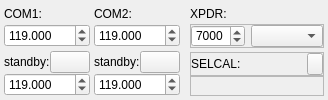
<?xml version="1.0" encoding="UTF-8"?>
<ui version="4.0">
 <class>CCockpitMainComponent</class>
 <widget class="QFrame" name="CCockpitMainComponent">
  <property name="windowTitle">
   <string>Cockpit COM</string>
  </property>
  <property name="lineWidth">
   <number>0</number>
  </property>
  <layout class="QHBoxLayout" name="hl_Cockpit" stretch="1,2">
   <property name="leftMargin">
    <number>2</number>
   </property>
   <property name="topMargin">
    <number>2</number>
   </property>
   <property name="rightMargin">
    <number>2</number>
   </property>
   <property name="bottomMargin">
    <number>2</number>
   </property>
   <item>
    <widget class="QFrame" name="fr_Com">
     <property name="frameShape">
      <enum>QFrame::NoFrame</enum>
     </property>
     <property name="frameShadow">
      <enum>QFrame::Plain</enum>
     </property>
     <property name="lineWidth">
      <number>0</number>
     </property>
     <layout class="QGridLayout" name="gl_Com">
      <property name="leftMargin">
       <number>2</number>
      </property>
      <property name="topMargin">
       <number>2</number>
      </property>
      <property name="rightMargin">
       <number>2</number>
      </property>
      <property name="bottomMargin">
       <number>2</number>
      </property>
      <property name="spacing">
       <number>4</number>
      </property>
      <item row="0" column="1">
       <widget class="QWidget" name="qw_ComPanelCom2Active" native="true">
        <layout class="QGridLayout" name="gl_ComPanelCom2Active">
         <property name="leftMargin">
          <number>0</number>
         </property>
         <property name="topMargin">
          <number>0</number>
         </property>
         <property name="rightMargin">
          <number>0</number>
         </property>
         <property name="bottomMargin">
          <number>0</number>
         </property>
         <property name="spacing">
          <number>0</number>
         </property>
         <item row="0" column="0">
          <widget class="QLabel" name="lbl_ComPanelCom2Active">
           <property name="sizePolicy">
            <sizepolicy hsizetype="Preferred" vsizetype="Preferred">
             <horstretch>0</horstretch>
             <verstretch>0</verstretch>
            </sizepolicy>
           </property>
           <property name="text">
            <string>COM2:</string>
           </property>
           <property name="buddy">
            <cstring>qw_ComPanelCom2Active</cstring>
           </property>
          </widget>
         </item>
         <item row="1" column="0" colspan="2">
          <widget class="QDoubleSpinBox" name="ds_ComPanelCom2Active">
           <property name="decimals">
            <number>3</number>
           </property>
           <property name="minimum">
            <double>118.000000000000000</double>
           </property>
           <property name="maximum">
            <double>136.974999999999994</double>
           </property>
           <property name="singleStep">
            <double>0.025000000000000</double>
           </property>
           <property name="value">
            <double>119.000000000000000</double>
           </property>
          </widget>
         </item>
         <item row="0" column="1" alignment="Qt::AlignHCenter">
          <widget class="BlackGui::CLedWidget" name="led_ComPanelCom2" native="true"/>
         </item>
        </layout>
       </widget>
      </item>
      <item row="1" column="0">
       <widget class="QWidget" name="qw_ComPanelCom1Standby" native="true">
        <layout class="QGridLayout" name="gl_ComPanelCom1Standby">
         <property name="leftMargin">
          <number>0</number>
         </property>
         <property name="topMargin">
          <number>0</number>
         </property>
         <property name="rightMargin">
          <number>0</number>
         </property>
         <property name="bottomMargin">
          <number>0</number>
         </property>
         <property name="spacing">
          <number>0</number>
         </property>
         <item row="0" column="0">
          <widget class="QLabel" name="lbl_ComPanelCom1Standby">
           <property name="text">
            <string>standby:</string>
           </property>
          </widget>
         </item>
         <item row="1" column="0" colspan="2">
          <widget class="QDoubleSpinBox" name="ds_ComPanelCom1Standby">
           <property name="decimals">
            <number>3</number>
           </property>
           <property name="minimum">
            <double>118.000000000000000</double>
           </property>
           <property name="maximum">
            <double>136.974999999999994</double>
           </property>
           <property name="singleStep">
            <double>0.025000000000000</double>
           </property>
           <property name="value">
            <double>119.000000000000000</double>
           </property>
          </widget>
         </item>
         <item row="0" column="1" alignment="Qt::AlignHCenter">
          <widget class="QPushButton" name="pb_ComPanelCom1Toggle">
           <property name="toolTip">
            <string>Toggle COM 1 standby/active</string>
           </property>
           <property name="text">
            <string/>
           </property>
           <property name="icon">
            <iconset resource="../../blackmisc/blackmisc.qrc">
             <normaloff>:/diagona/icons/diagona/icons/arrow-circle-double-135.png</normaloff>:/diagona/icons/diagona/icons/arrow-circle-double-135.png</iconset>
           </property>
          </widget>
         </item>
        </layout>
       </widget>
      </item>
      <item row="0" column="0">
       <widget class="QWidget" name="qw_ComPanelCom1Active" native="true">
        <layout class="QGridLayout" name="gl_ComPanelCom1Active">
         <property name="leftMargin">
          <number>0</number>
         </property>
         <property name="topMargin">
          <number>0</number>
         </property>
         <property name="rightMargin">
          <number>0</number>
         </property>
         <property name="bottomMargin">
          <number>0</number>
         </property>
         <property name="spacing">
          <number>0</number>
         </property>
         <item row="0" column="0">
          <widget class="QLabel" name="lbl_ComPanelCom1Active">
           <property name="sizePolicy">
            <sizepolicy hsizetype="Preferred" vsizetype="Preferred">
             <horstretch>0</horstretch>
             <verstretch>0</verstretch>
            </sizepolicy>
           </property>
           <property name="text">
            <string>COM1:</string>
           </property>
           <property name="buddy">
            <cstring>qw_ComPanelCom1Active</cstring>
           </property>
          </widget>
         </item>
         <item row="1" column="0" colspan="2">
          <widget class="QDoubleSpinBox" name="ds_ComPanelCom1Active">
           <property name="decimals">
            <number>3</number>
           </property>
           <property name="minimum">
            <double>118.000000000000000</double>
           </property>
           <property name="maximum">
            <double>136.974999999999994</double>
           </property>
           <property name="singleStep">
            <double>0.025000000000000</double>
           </property>
           <property name="value">
            <double>119.000000000000000</double>
           </property>
          </widget>
         </item>
         <item row="0" column="1" alignment="Qt::AlignHCenter">
          <widget class="BlackGui::CLedWidget" name="led_ComPanelCom1" native="true"/>
         </item>
        </layout>
       </widget>
      </item>
      <item row="1" column="1">
       <widget class="QWidget" name="qw_ComPanelCom2Standby" native="true">
        <layout class="QGridLayout" name="gl_ComPanelCom2Standby">
         <property name="leftMargin">
          <number>0</number>
         </property>
         <property name="topMargin">
          <number>0</number>
         </property>
         <property name="rightMargin">
          <number>0</number>
         </property>
         <property name="bottomMargin">
          <number>0</number>
         </property>
         <property name="spacing">
          <number>0</number>
         </property>
         <item row="0" column="0">
          <widget class="QLabel" name="lbl_ComPanelCom2Standby">
           <property name="sizePolicy">
            <sizepolicy hsizetype="Preferred" vsizetype="Preferred">
             <horstretch>0</horstretch>
             <verstretch>0</verstretch>
            </sizepolicy>
           </property>
           <property name="text">
            <string>standby:</string>
           </property>
          </widget>
         </item>
         <item row="0" column="1" alignment="Qt::AlignHCenter">
          <widget class="QPushButton" name="pb_ComPanelCom2Toggle">
           <property name="toolTip">
            <string>Toggle COM 2 standby/active</string>
           </property>
           <property name="text">
            <string/>
           </property>
           <property name="icon">
            <iconset resource="../../blackmisc/blackmisc.qrc">
             <normaloff>:/diagona/icons/diagona/icons/arrow-circle-double-135.png</normaloff>:/diagona/icons/diagona/icons/arrow-circle-double-135.png</iconset>
           </property>
          </widget>
         </item>
         <item row="1" column="0" colspan="2">
          <widget class="QDoubleSpinBox" name="ds_ComPanelCom2Standby">
           <property name="decimals">
            <number>3</number>
           </property>
           <property name="minimum">
            <double>118.000000000000000</double>
           </property>
           <property name="maximum">
            <double>136.974999999999994</double>
           </property>
           <property name="singleStep">
            <double>0.025000000000000</double>
           </property>
           <property name="value">
            <double>119.000000000000000</double>
           </property>
          </widget>
         </item>
        </layout>
       </widget>
      </item>
     </layout>
    </widget>
   </item>
   <item>
    <widget class="QFrame" name="fr_Xpdr">
     <property name="lineWidth">
      <number>0</number>
     </property>
     <layout class="QGridLayout" name="gl_Xpdr">
      <property name="leftMargin">
       <number>2</number>
      </property>
      <property name="topMargin">
       <number>2</number>
      </property>
      <property name="rightMargin">
       <number>2</number>
      </property>
      <property name="bottomMargin">
       <number>2</number>
      </property>
      <property name="spacing">
       <number>4</number>
      </property>
      <item row="0" column="0">
       <widget class="QWidget" name="qw_ComPanelTransponder" native="true">
        <layout class="QGridLayout" name="gl_ComPanelTransponderTop">
         <property name="leftMargin">
          <number>0</number>
         </property>
         <property name="topMargin">
          <number>0</number>
         </property>
         <property name="rightMargin">
          <number>0</number>
         </property>
         <property name="bottomMargin">
          <number>0</number>
         </property>
         <property name="spacing">
          <number>0</number>
         </property>
         <item row="0" column="0">
          <widget class="QLabel" name="lbl_ComPanelTransponder">
           <property name="frameShape">
            <enum>QFrame::NoFrame</enum>
           </property>
           <property name="text">
            <string>XPDR:</string>
           </property>
          </widget>
         </item>
         <item row="0" column="1">
          <widget class="BlackGui::Components::CCockpitTransponderModeLedsComponent" name="comp_TransponderLeds">
           <property name="frameShape">
            <enum>QFrame::NoFrame</enum>
           </property>
           <property name="frameShadow">
            <enum>QFrame::Plain</enum>
           </property>
          </widget>
         </item>
         <item row="1" column="0" colspan="2">
          <widget class="QFrame" name="fr_ComPanelTransponder">
           <property name="sizePolicy">
            <sizepolicy hsizetype="Preferred" vsizetype="Preferred">
             <horstretch>0</horstretch>
             <verstretch>0</verstretch>
            </sizepolicy>
           </property>
           <property name="frameShape">
            <enum>QFrame::StyledPanel</enum>
           </property>
           <property name="frameShadow">
            <enum>QFrame::Raised</enum>
           </property>
           <layout class="QHBoxLayout" name="hl_ComPanelTransponder">
            <property name="leftMargin">
             <number>0</number>
            </property>
            <property name="topMargin">
             <number>0</number>
            </property>
            <property name="rightMargin">
             <number>0</number>
            </property>
            <property name="bottomMargin">
             <number>0</number>
            </property>
            <item>
             <widget class="BlackGui::Components::CTransponderCodeSpinBox" name="sbp_ComPanelTransponder">
              <property name="minimumSize">
               <size>
                <width>0</width>
                <height>18</height>
               </size>
              </property>
              <property name="maximum">
               <number>7777</number>
              </property>
              <property name="value">
               <number>7000</number>
              </property>
             </widget>
            </item>
            <item>
             <widget class="BlackGui::Components::CTransponderModeSelector" name="cbp_ComPanelTransponderMode"/>
            </item>
           </layout>
          </widget>
         </item>
        </layout>
       </widget>
      </item>
      <item row="1" column="0">
       <widget class="QWidget" name="qw_ComPanelSelcal" native="true">
        <layout class="QGridLayout" name="gl_ComPanelSelect">
         <property name="leftMargin">
          <number>0</number>
         </property>
         <property name="topMargin">
          <number>0</number>
         </property>
         <property name="rightMargin">
          <number>0</number>
         </property>
         <property name="bottomMargin">
          <number>0</number>
         </property>
         <property name="verticalSpacing">
          <number>0</number>
         </property>
         <item row="1" column="0" colspan="2">
          <widget class="BlackGui::Components::CSelcalCodeSelector" name="frp_ComPanelSelcalBottom">
           <property name="frameShape">
            <enum>QFrame::StyledPanel</enum>
           </property>
           <property name="frameShadow">
            <enum>QFrame::Raised</enum>
           </property>
          </widget>
         </item>
         <item row="0" column="0" colspan="2">
          <widget class="QFrame" name="fr_ComPanelSelcalTop">
           <property name="frameShape">
            <enum>QFrame::StyledPanel</enum>
           </property>
           <property name="frameShadow">
            <enum>QFrame::Raised</enum>
           </property>
           <layout class="QHBoxLayout" name="hl_ComPanelSelcalTop">
            <property name="spacing">
             <number>0</number>
            </property>
            <property name="leftMargin">
             <number>0</number>
            </property>
            <property name="topMargin">
             <number>0</number>
            </property>
            <property name="rightMargin">
             <number>0</number>
            </property>
            <property name="bottomMargin">
             <number>0</number>
            </property>
            <item>
             <widget class="QLabel" name="lbl_ComSelcalSelcal">
              <property name="sizePolicy">
               <sizepolicy hsizetype="Maximum" vsizetype="Preferred">
                <horstretch>0</horstretch>
                <verstretch>0</verstretch>
               </sizepolicy>
              </property>
              <property name="text">
               <string>SELCAL:</string>
              </property>
             </widget>
            </item>
            <item alignment="Qt::AlignRight">
             <widget class="QPushButton" name="pb_ComPanelSelcalTest">
              <property name="sizePolicy">
               <sizepolicy hsizetype="Maximum" vsizetype="Maximum">
                <horstretch>0</horstretch>
                <verstretch>0</verstretch>
               </sizepolicy>
              </property>
              <property name="maximumSize">
               <size>
                <width>16</width>
                <height>16777215</height>
               </size>
              </property>
              <property name="toolTip">
               <string>test SELCAL</string>
              </property>
              <property name="text">
               <string/>
              </property>
              <property name="icon">
               <iconset resource="../../blackmisc/blackmisc.qrc">
                <normaloff>:/diagona/icons/diagona/icons/speaker-volume.png</normaloff>:/diagona/icons/diagona/icons/speaker-volume.png</iconset>
              </property>
             </widget>
            </item>
           </layout>
          </widget>
         </item>
        </layout>
       </widget>
      </item>
     </layout>
    </widget>
   </item>
  </layout>
 </widget>
 <customwidgets>
  <customwidget>
   <class>BlackGui::CLedWidget</class>
   <extends>QWidget</extends>
   <header>blackgui/led.h</header>
   <container>1</container>
  </customwidget>
  <customwidget>
   <class>BlackGui::Components::CTransponderModeSelector</class>
   <extends>QComboBox</extends>
   <header>blackgui/components/transpondermodeselector.h</header>
  </customwidget>
  <customwidget>
   <class>BlackGui::Components::CTransponderCodeSpinBox</class>
   <extends>QSpinBox</extends>
   <header>blackgui/components/transpondercodespinbox.h</header>
  </customwidget>
  <customwidget>
   <class>BlackGui::Components::CSelcalCodeSelector</class>
   <extends>QFrame</extends>
   <header>blackgui/components/selcalcodeselector.h</header>
   <container>1</container>
  </customwidget>
  <customwidget>
   <class>BlackGui::Components::CCockpitTransponderModeLedsComponent</class>
   <extends>QFrame</extends>
   <header>blackgui/components/cockpittranspondermodeledscomponent.h</header>
   <container>1</container>
  </customwidget>
 </customwidgets>
 <resources>
  <include location="../../blackmisc/blackmisc.qrc"/>
 </resources>
 <connections/>
</ui>
